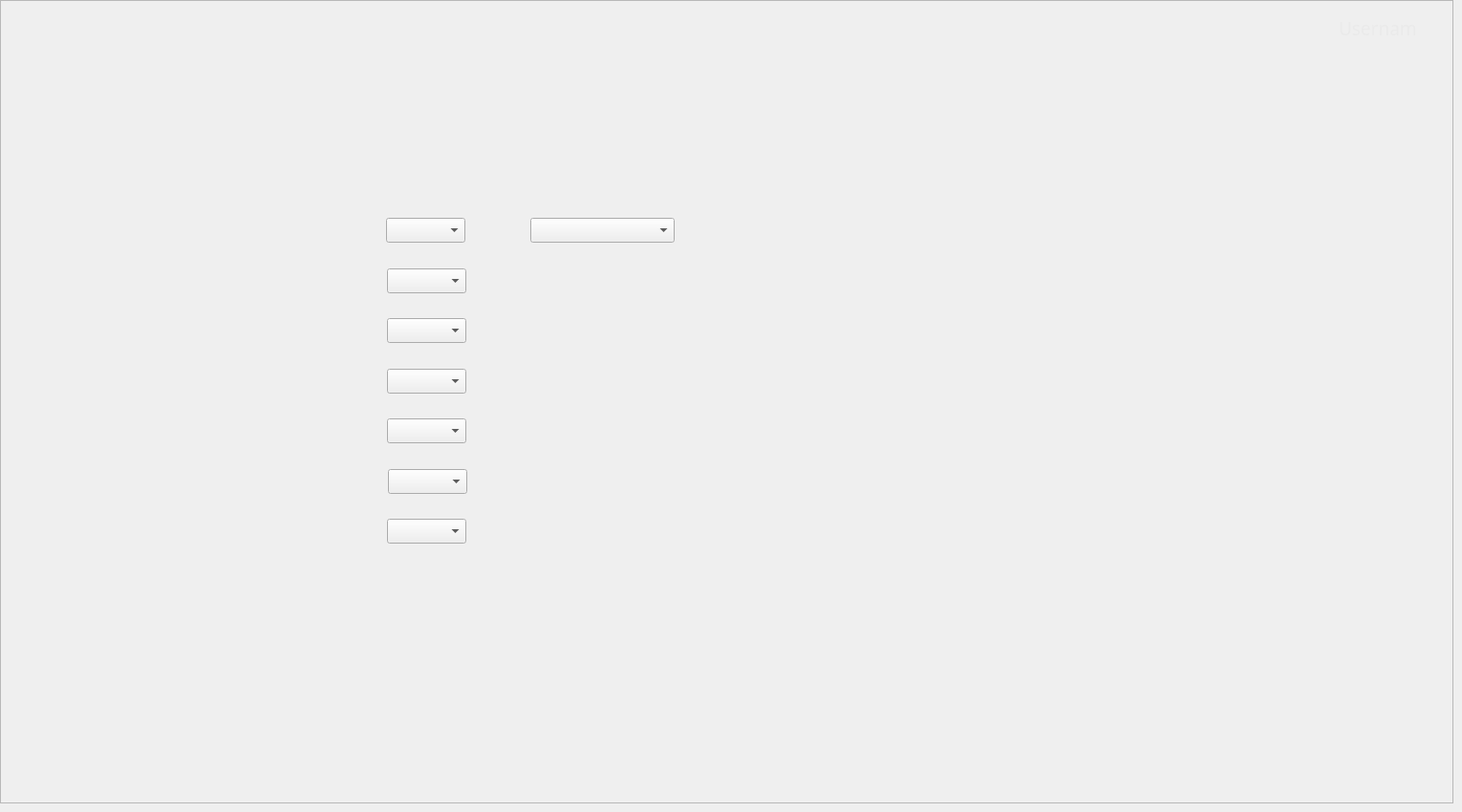
    <widget class="QWidget" name="StatisticsPage">
     <widget class="QFrame" name="StatisticsFrame">
      <property name="geometry">
       <rect>
        <x>0</x>
        <y>0</y>
        <width>1521</width>
        <height>841</height>
       </rect>
      </property>
      <property name="frameShape">
       <enum>QFrame::StyledPanel</enum>
      </property>
      <property name="frameShadow">
       <enum>QFrame::Raised</enum>
      </property>
      <widget class="QLabel" name="BackgroundLabel_Statistics">
       <property name="geometry">
        <rect>
         <x>0</x>
         <y>0</y>
         <width>1531</width>
         <height>841</height>
        </rect>
       </property>
       <property name="text">
        <string/>
       </property>
       <property name="pixmap">
        <pixmap>../Images/Admin/Admin-Statistics.png</pixmap>
       </property>
       <property name="scaledContents">
        <bool>true</bool>
       </property>
      </widget>
      <widget class="QPushButton" name="DataButton_Statistics">
       <property name="geometry">
        <rect>
         <x>0</x>
         <y>120</y>
         <width>241</width>
         <height>51</height>
        </rect>
       </property>
       <property name="text">
        <string/>
       </property>
       <property name="flat">
        <bool>true</bool>
       </property>
      </widget>
      <widget class="QPushButton" name="RecordsButton_Statistics">
       <property name="geometry">
        <rect>
         <x>0</x>
         <y>400</y>
         <width>241</width>
         <height>51</height>
        </rect>
       </property>
       <property name="text">
        <string/>
       </property>
       <property name="flat">
        <bool>true</bool>
       </property>
      </widget>
      <widget class="QPushButton" name="StatisticsButton_Statistics">
       <property name="geometry">
        <rect>
         <x>0</x>
         <y>450</y>
         <width>241</width>
         <height>51</height>
        </rect>
       </property>
       <property name="text">
        <string/>
       </property>
       <property name="flat">
        <bool>true</bool>
       </property>
      </widget>
      <widget class="QPushButton" name="LogOutButton_Statistics">
       <property name="geometry">
        <rect>
         <x>0</x>
         <y>780</y>
         <width>241</width>
         <height>51</height>
        </rect>
       </property>
       <property name="text">
        <string/>
       </property>
       <property name="flat">
        <bool>true</bool>
       </property>
      </widget>
      <widget class="QLabel" name="UsernameLabel_Statistics">
       <property name="geometry">
        <rect>
         <x>1401</x>
         <y>19</y>
         <width>81</width>
         <height>21</height>
        </rect>
       </property>
       <property name="font">
        <font>
         <family>Source Sans Pro</family>
         <pointsize>14</pointsize>
        </font>
       </property>
       <property name="cursor">
        <cursorShape>BlankCursor</cursorShape>
       </property>
       <property name="autoFillBackground">
        <bool>false</bool>
       </property>
       <property name="styleSheet">
        <string notr="true">color: rgb(234, 234, 234);</string>
       </property>
       <property name="text">
        <string>Username</string>
       </property>
      </widget>
      <widget class="QPushButton" name="HomeButton_Statistics">
       <property name="geometry">
        <rect>
         <x>0</x>
         <y>60</y>
         <width>241</width>
         <height>51</height>
        </rect>
       </property>
       <property name="text">
        <string/>
       </property>
       <property name="flat">
        <bool>true</bool>
       </property>
      </widget>
      <widget class="QPushButton" name="AuditLogButton_Statistics">
       <property name="geometry">
        <rect>
         <x>0</x>
         <y>280</y>
         <width>241</width>
         <height>51</height>
        </rect>
       </property>
       <property name="text">
        <string/>
       </property>
       <property name="flat">
        <bool>true</bool>
       </property>
      </widget>
      <widget class="QPushButton" name="CatalogButton_Statistics">
       <property name="geometry">
        <rect>
         <x>0</x>
         <y>340</y>
         <width>241</width>
         <height>51</height>
        </rect>
       </property>
       <property name="text">
        <string/>
       </property>
       <property name="flat">
        <bool>true</bool>
       </property>
      </widget>
      <widget class="QPushButton" name="UserBanButton_Statistics">
       <property name="geometry">
        <rect>
         <x>0</x>
         <y>170</y>
         <width>241</width>
         <height>51</height>
        </rect>
       </property>
       <property name="text">
        <string/>
       </property>
       <property name="flat">
        <bool>true</bool>
       </property>
      </widget>
      <widget class="QPushButton" name="PersonRegisterbutton_Statistics">
       <property name="geometry">
        <rect>
         <x>0</x>
         <y>230</y>
         <width>241</width>
         <height>51</height>
        </rect>
       </property>
       <property name="text">
        <string/>
       </property>
       <property name="flat">
        <bool>true</bool>
       </property>
      </widget>
      <widget class="QPushButton" name="StatApply_Statistics">
       <property name="geometry">
        <rect>
         <x>1283</x>
         <y>695</y>
         <width>127</width>
         <height>33</height>
        </rect>
       </property>
       <property name="text">
        <string/>
       </property>
       <property name="flat">
        <bool>true</bool>
       </property>
      </widget>
      <widget class="QComboBox" name="RecordTypeFilter_Statistics">
       <property name="geometry">
        <rect>
         <x>404</x>
         <y>228</y>
         <width>83</width>
         <height>26</height>
        </rect>
       </property>
       <property name="font">
        <font>
         <family>Source Sans Pro</family>
         <pointsize>12</pointsize>
        </font>
       </property>
      </widget>
      <widget class="QComboBox" name="AgeRangeFilter_Statistics">
       <property name="geometry">
        <rect>
         <x>405</x>
         <y>281</y>
         <width>83</width>
         <height>26</height>
        </rect>
       </property>
       <property name="font">
        <font>
         <family>Source Sans Pro</family>
         <pointsize>12</pointsize>
        </font>
       </property>
      </widget>
      <widget class="QComboBox" name="ProvinceFilter_Statistics">
       <property name="geometry">
        <rect>
         <x>405</x>
         <y>386</y>
         <width>83</width>
         <height>26</height>
        </rect>
       </property>
       <property name="font">
        <font>
         <family>Source Sans Pro</family>
         <pointsize>12</pointsize>
        </font>
       </property>
      </widget>
      <widget class="QComboBox" name="CountryFilter_Statistics">
       <property name="geometry">
        <rect>
         <x>405</x>
         <y>333</y>
         <width>83</width>
         <height>26</height>
        </rect>
       </property>
       <property name="font">
        <font>
         <family>Source Sans Pro</family>
         <pointsize>12</pointsize>
        </font>
       </property>
      </widget>
      <widget class="QComboBox" name="DistrictFilter_Statistics">
       <property name="geometry">
        <rect>
         <x>406</x>
         <y>491</y>
         <width>83</width>
         <height>26</height>
        </rect>
       </property>
       <property name="font">
        <font>
         <family>Source Sans Pro</family>
         <pointsize>12</pointsize>
        </font>
       </property>
      </widget>
      <widget class="QComboBox" name="CantonFilter_Statistics">
       <property name="geometry">
        <rect>
         <x>405</x>
         <y>438</y>
         <width>83</width>
         <height>26</height>
        </rect>
       </property>
       <property name="font">
        <font>
         <family>Source Sans Pro</family>
         <pointsize>12</pointsize>
        </font>
       </property>
      </widget>
      <widget class="QComboBox" name="CommunityFilter_Statistics">
       <property name="geometry">
        <rect>
         <x>405</x>
         <y>543</y>
         <width>83</width>
         <height>26</height>
        </rect>
       </property>
       <property name="font">
        <font>
         <family>Source Sans Pro</family>
         <pointsize>12</pointsize>
        </font>
       </property>
      </widget>
      <widget class="QComboBox" name="StatisticsChoice_Statistics">
       <property name="geometry">
        <rect>
         <x>555</x>
         <y>228</y>
         <width>151</width>
         <height>26</height>
        </rect>
       </property>
       <property name="font">
        <font>
         <family>Source Sans Pro</family>
         <pointsize>12</pointsize>
        </font>
       </property>
      </widget>
      <widget class="QLabel" name="StatisticsLabel_Statistics">
       <property name="geometry">
        <rect>
         <x>715</x>
         <y>210</y>
         <width>691</width>
         <height>461</height>
        </rect>
       </property>
       <property name="font">
        <font>
         <family>Source Sans Pro</family>
         <pointsize>12</pointsize>
        </font>
       </property>
       <property name="autoFillBackground">
        <bool>false</bool>
       </property>
       <property name="text">
        <string/>
       </property>
       <property name="alignment">
        <set>Qt::AlignLeading|Qt::AlignLeft|Qt::AlignTop</set>
       </property>
      </widget>
      <widget class="QPushButton" name="ResolutionButton_Statistics">
       <property name="geometry">
        <rect>
         <x>0</x>
         <y>570</y>
         <width>241</width>
         <height>51</height>
        </rect>
       </property>
       <property name="text">
        <string/>
       </property>
       <property name="flat">
        <bool>true</bool>
       </property>
      </widget>
      <widget class="QPushButton" name="GeneralQueriesButton_Statistics">
       <property name="geometry">
        <rect>
         <x>0</x>
         <y>510</y>
         <width>241</width>
         <height>51</height>
        </rect>
       </property>
       <property name="text">
        <string/>
       </property>
       <property name="flat">
        <bool>true</bool>
       </property>
      </widget>
     </widget>
    </widget>
